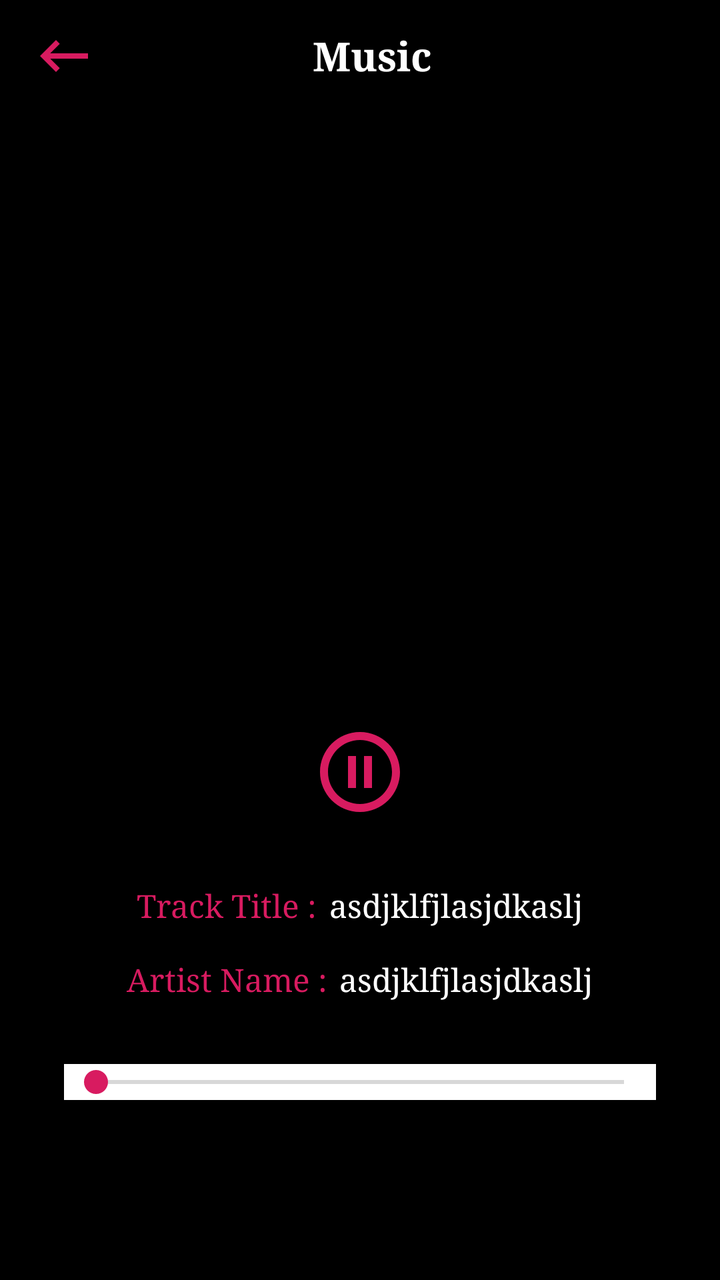
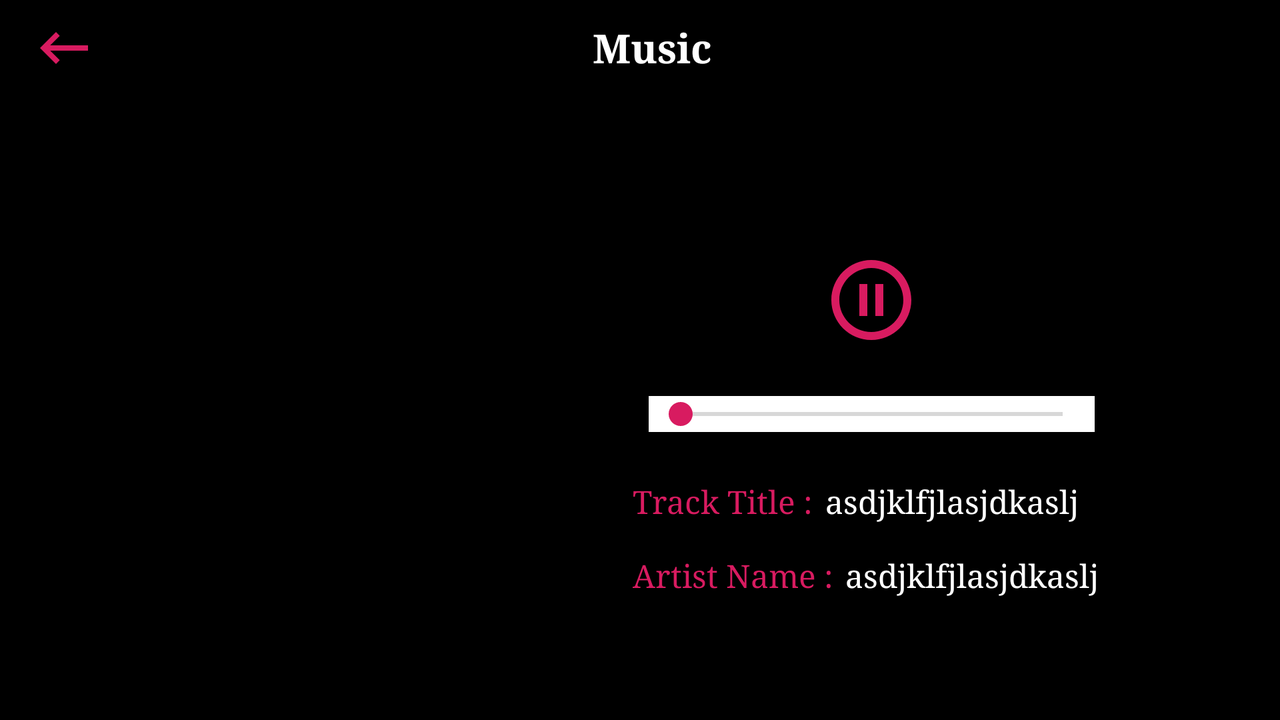

First picture: res/layout/ on a phone held upright. Second picture: the repository's own variant of that layout, on a device whose configuration matches the variant's folder. Source for both follows.
<!-- AndroidManifest.xml: application theme AppTheme -->
<!-- res/layout/activity_music_detail_land.xml -->
<?xml version="1.0" encoding="utf-8"?>
<LinearLayout xmlns:android="http://schemas.android.com/apk/res/android"
    android:id="@+id/main_ll_music_detail"
    android:layout_width="match_parent"
    android:layout_height="match_parent"
    android:background="@color/colorBlack"
    android:orientation="vertical">

    <include layout="@layout/toolbar" />

    <ScrollView
        android:layout_width="match_parent"
        android:layout_height="match_parent">

        <LinearLayout
            android:layout_width="match_parent"
            android:layout_height="wrap_content"
            android:layout_gravity="center"
            android:orientation="vertical">


            <LinearLayout

                android:layout_width="match_parent"
                android:layout_height="0dp"
                android:layout_weight="1"
                android:background="@color/colorBlack"
                android:gravity="center"
                android:orientation="vertical">


                <ImageView
                    android:id="@+id/iv_artist"
                    android:layout_width="200dp"
                    android:layout_height="200dp"
                    android:layout_margin="16dp"
                    android:src="@drawable/ic_main" />

                <ImageView
                    android:id="@+id/iv_play"
                    android:layout_width="wrap_content"
                    android:layout_height="wrap_content"
                    android:layout_margin="16dp"
                    android:background="@drawable/ic_pause_circle_outline_black_24dp" />

                <LinearLayout
                    android:layout_width="wrap_content"
                    android:layout_height="wrap_content"
                    android:layout_margin="16dp"
                    android:orientation="horizontal">

                    <TextView
                        android:layout_width="wrap_content"
                        android:layout_height="wrap_content"
                        android:text="Track Title :"
                        android:textColor="@color/colorAccent"
                        android:textSize="16sp"
                        android:typeface="serif" />

                    <TextView
                        android:id="@+id/tv_music_title_detail"
                        android:layout_width="wrap_content"
                        android:layout_height="wrap_content"
                        android:layout_marginStart="6dp"
                        android:text="asdjklfjlasjdkaslj"
                        android:textColor="@color/colorWhite"
                        android:textSize="16sp"
                        android:typeface="serif" />


                </LinearLayout>


                <LinearLayout
                    android:layout_width="wrap_content"
                    android:layout_height="wrap_content"
                    android:orientation="horizontal">

                    <TextView
                        android:layout_width="wrap_content"
                        android:layout_height="wrap_content"
                        android:text="@string/artist_name"
                        android:textColor="@color/colorAccent"
                        android:textSize="16sp"
                        android:typeface="serif" />

                    <TextView
                        android:id="@+id/tv_band_name_music_detail"
                        android:layout_width="wrap_content"
                        android:layout_height="wrap_content"
                        android:layout_marginStart="6dp"
                        android:text="asdjklfjlasjdkaslj"
                        android:textColor="@color/colorWhite"
                        android:textSize="16sp"
                        android:typeface="serif" />


                </LinearLayout>

                <LinearLayout
                    android:layout_width="match_parent"
                    android:layout_height="wrap_content"
                    android:layout_margin="24dp"
                    android:orientation="horizontal"
                    android:padding="8dp">

                    <SeekBar
                        android:id="@+id/seekBar_music"
                        android:layout_width="0dp"
                        android:layout_height="wrap_content"
                        android:layout_weight="1"
                        android:background="@color/colorWhite" />

                </LinearLayout>


            </LinearLayout>

        </LinearLayout>

    </ScrollView>

</LinearLayout>
<!-- res/layout/toolbar.xml (included above) -->
<?xml version="1.0" encoding="utf-8"?>
<LinearLayout xmlns:android="http://schemas.android.com/apk/res/android"
    android:layout_width="match_parent"
    android:layout_height="wrap_content">

    <android.support.v7.widget.Toolbar
        android:id="@+id/toolbar"
        android:layout_gravity="top"
        android:gravity="top"
        android:layout_width="match_parent"
        android:layout_height="wrap_content"
        android:background="@color/colorBlack">

        <TextView
            android:id="@+id/tb_title"
            android:layout_width="match_parent"
            android:layout_height="wrap_content"
            android:drawableStart="@drawable/ic_keyboard_backspace_black_24dp"
            android:gravity="center"
            android:paddingEnd="36dp"
            android:text="@string/app_name"
            android:textColor="@color/colorWhite"
            android:textSize="20sp"
            android:textStyle="bold"
            android:typeface="serif" />

        <View
            android:layout_width="match_parent"
            android:layout_height="0.5dp"
            android:background="@color/colorWhite" />


    </android.support.v7.widget.Toolbar>

</LinearLayout>
<!-- resources referenced by this layout -->
<resources>
  <color name="colorAccent">#D81B60</color>
  <color name="colorBlack">#000000</color>
  <color name="colorWhite">#ffffff</color>
  <!-- drawable ic_keyboard_backspace_black_24dp (drawable) -->
  <vector android:height="32dp" android:tint="#D81B60"
      android:viewportHeight="24.0" android:viewportWidth="24.0"
      android:width="32dp" xmlns:android="http://schemas.android.com/apk/res/android">
      <path android:fillColor="#FF000000" android:pathData="M21,11H6.83l3.58,-3.59L9,6l-6,6 6,6 1.41,-1.41L6.83,13H21z"/>
  </vector>
  <!-- drawable ic_main: png bitmap (mipmap-xxxhdpi, 1600 bytes) -->
  <!-- drawable ic_pause_circle_outline_black_24dp (drawable) -->
  <vector android:height="48dp" android:tint="#D81B60"
      android:viewportHeight="24.0" android:viewportWidth="24.0"
      android:width="48dp" xmlns:android="http://schemas.android.com/apk/res/android">
      <path android:fillColor="#FF000000" android:pathData="M9,16h2L11,8L9,8v8zM12,2C6.48,2 2,6.48 2,12s4.48,10 10,10 10,-4.48 10,-10S17.52,2 12,2zM12,20c-4.41,0 -8,-3.59 -8,-8s3.59,-8 8,-8 8,3.59 8,8 -3.59,8 -8,8zM13,16h2L15,8h-2v8z"/>
  </vector>
  <string name="app_name">Music</string>
  <string name="artist_name">Artist Name :</string>
  <style name="AppTheme" parent="Theme.AppCompat.Light.DarkActionBar">
          
          <item name="colorPrimary">@color/colorPrimary</item>
          <item name="colorPrimaryDark">@color/colorPrimaryDark</item>
          <item name="colorAccent">@color/colorAccent</item>
      </style>
  <color name="colorPrimary">#070707</color>
  <color name="colorPrimaryDark">#000000</color>
</resources>
<!-- res/layout-land/activity_music_detail_land.xml (the repository's variant of the layout above) -->
<!-- drawn on the phone turned sideways -->
<?xml version="1.0" encoding="utf-8"?>
<LinearLayout xmlns:android="http://schemas.android.com/apk/res/android"
    android:id="@+id/main_ll_music_detail"
    android:layout_width="match_parent"
    android:layout_height="match_parent"
    android:background="@color/colorBlack"
    android:orientation="vertical">

    <include layout="@layout/toolbar" />

    <LinearLayout
        android:layout_width="match_parent"
        android:layout_height="0dp"
        android:layout_gravity="center"
        android:layout_weight="1"
        android:background="@color/colorBlack"
        android:gravity="center"
        android:orientation="horizontal">


        <ImageView
            android:id="@+id/iv_artist"
            android:layout_width="200dp"
            android:layout_height="200dp"
            android:layout_margin="16dp"
            android:src="@drawable/ic_main" />


        <LinearLayout
            android:orientation="vertical"
            android:layout_width="wrap_content"
            android:layout_height="wrap_content">



        <ImageView
            android:layout_gravity="center"
            android:id="@+id/iv_play"
            android:layout_margin="16dp"
            android:layout_width="wrap_content"
            android:layout_height="wrap_content"
            android:background="@drawable/ic_pause_circle_outline_black_24dp" />

            <LinearLayout
                android:layout_width="match_parent"
                android:layout_height="wrap_content"
                android:orientation="horizontal"
                android:padding="8dp">

                <SeekBar
                    android:id="@+id/seekBar_music"
                    android:layout_width="0dp"
                    android:layout_height="wrap_content"
                    android:layout_weight="1"
                    android:background="@color/colorWhite" />

            </LinearLayout>


        <LinearLayout
            android:layout_width="wrap_content"
            android:layout_height="wrap_content"
            android:layout_marginEnd="16dp"
            android:layout_marginTop="16dp"
            android:layout_marginBottom="16dp"
            android:layout_gravity="start"
            android:gravity="start"
            android:orientation="horizontal">

            <TextView
                android:layout_width="wrap_content"
                android:layout_height="wrap_content"
                android:text="Track Title :"
                android:textColor="@color/colorAccent"
                android:textSize="16sp"
                android:gravity="start"
                android:typeface="serif" />

            <TextView
                android:id="@+id/tv_music_title_detail"
                android:layout_width="wrap_content"
                android:layout_height="wrap_content"
                android:layout_marginStart="6dp"
                android:text="asdjklfjlasjdkaslj"
                android:textColor="@color/colorWhite"
                android:textSize="16sp"
                android:typeface="serif" />


        </LinearLayout>


        <LinearLayout
            android:layout_width="wrap_content"
            android:layout_height="wrap_content"
            android:orientation="horizontal">

            <TextView
                android:layout_width="wrap_content"
                android:layout_height="wrap_content"
                android:text="@string/artist_name"
                android:textColor="@color/colorAccent"
                android:textSize="16sp"
                android:typeface="serif" />

            <TextView
                android:id="@+id/tv_band_name_music_detail"
                android:layout_width="wrap_content"
                android:layout_height="wrap_content"
                android:layout_marginStart="6dp"
                android:text="asdjklfjlasjdkaslj"
                android:textColor="@color/colorWhite"
                android:textSize="16sp"
                android:typeface="serif" />


        </LinearLayout>


        </LinearLayout>


    </LinearLayout>


</LinearLayout>
